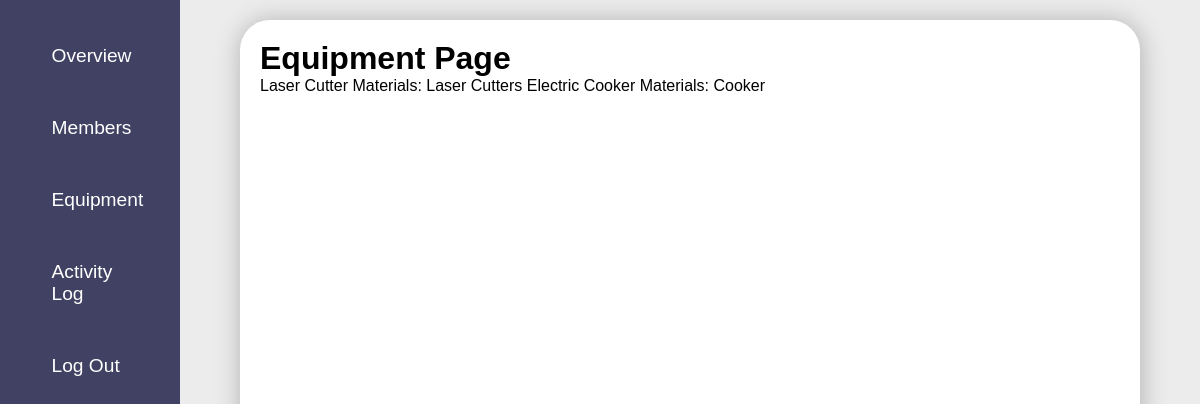
/a_equipment/ (signed in), run on the app's committed database.
### equ/models.py (models this page shows, shortened)
class Equipment(models.Model):
    name = models.CharField(max_length=100)
    lab = models.ForeignKey('Lab', on_delete=models.CASCADE, related_name='equipments')

class Material(models.Model):
    equipment = models.ForeignKey(Equipment, on_delete=models.CASCADE,null=True,blank=True,default=None)
    name = models.CharField(max_length=100)

### equ/views.py (the view)
# urls.py: path('a_equipment/',views.a_equipment,name="a_equipment"),
@login_required
@admin_required
def a_equipment(request):
    user = request.user
    lab = Lab.objects.get(lab_admin=user)
    equipment = Equipment.objects.filter(lab=lab)
    equipment = equipment.prefetch_related('material_set')
    context = {'equipments':equipment}
    return render(request, 'equ/a_equipment.html',context)

### equ/views.py (called while the page is built)
def admin_required(function):
    decorator = user_passes_test(lambda user: user.groups.filter(name='admin').exists())
    return decorator(function)

### equ/templates/equ/a_equipment.html
{% extends "equ/a_base.html" %}
{% block content %}
<div class="my_projects">
  <div class="mp1">
<h1>Equipment Page</h1>
{% for equipment in equipments %}
  {{ equipment.name }}
  Materials:
  {% for material in equipment.material_set.all %}
    {{ material.name }}
  {% endfor %}
{% endfor %}
  </div>
</div>
{% endblock content %}

### static/css/style.css (style rules this page uses)
:root { --primary:rgb(65 65 100); --secondary:rgb(97, 97, 131); }
* { box-sizing: border-box; margin: 0; padding: 0; font-family: Arial, Helvetica, sans-serif; }
.my_projects { display: flex; flex-direction: column; justify-content: space-between; width: 100%; height: 100%; }

### data on the page
Equipment: name "Laser Cutter"
Material: name "Laser"
Material: name "Cutters"
Equipment: name "Electric Cooker"
Material: name "Cooker"
